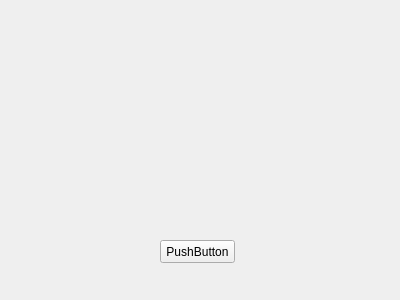
<?xml version="1.0" encoding="UTF-8"?>
<ui version="4.0">
 <class>BuildGraphWindow</class>
 <widget class="QWidget" name="BuildGraphWindow">
  <property name="geometry">
   <rect>
    <x>0</x>
    <y>0</y>
    <width>400</width>
    <height>300</height>
   </rect>
  </property>
  <property name="windowTitle">
   <string>Form</string>
  </property>
  <widget class="QPushButton" name="pushButton">
   <property name="geometry">
    <rect>
     <x>160</x>
     <y>240</y>
     <width>75</width>
     <height>23</height>
    </rect>
   </property>
   <property name="text">
    <string>PushButton</string>
   </property>
  </widget>
 </widget>
 <resources/>
 <connections/>
</ui>
